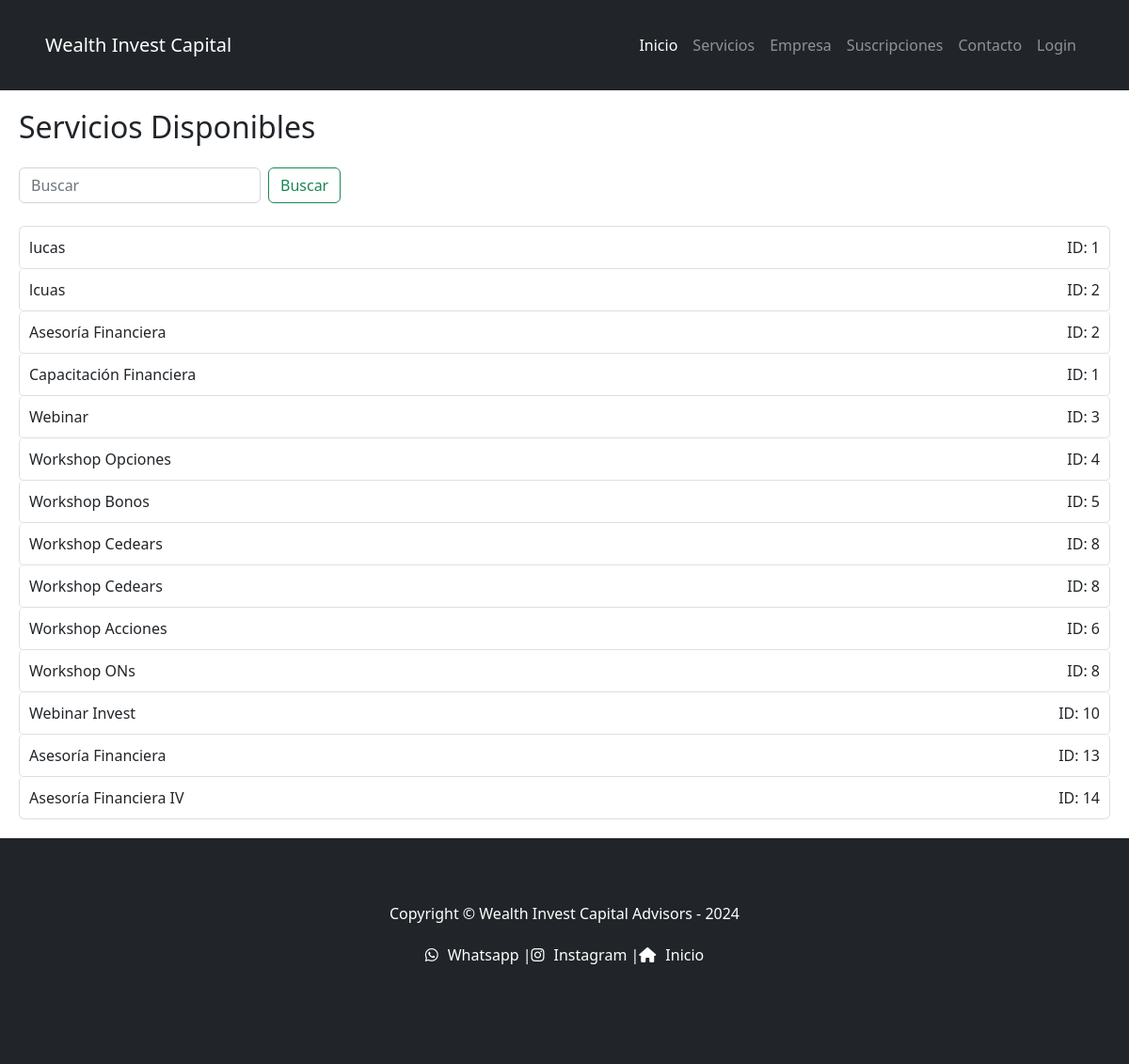
The app's page /app/buscar/, older data.
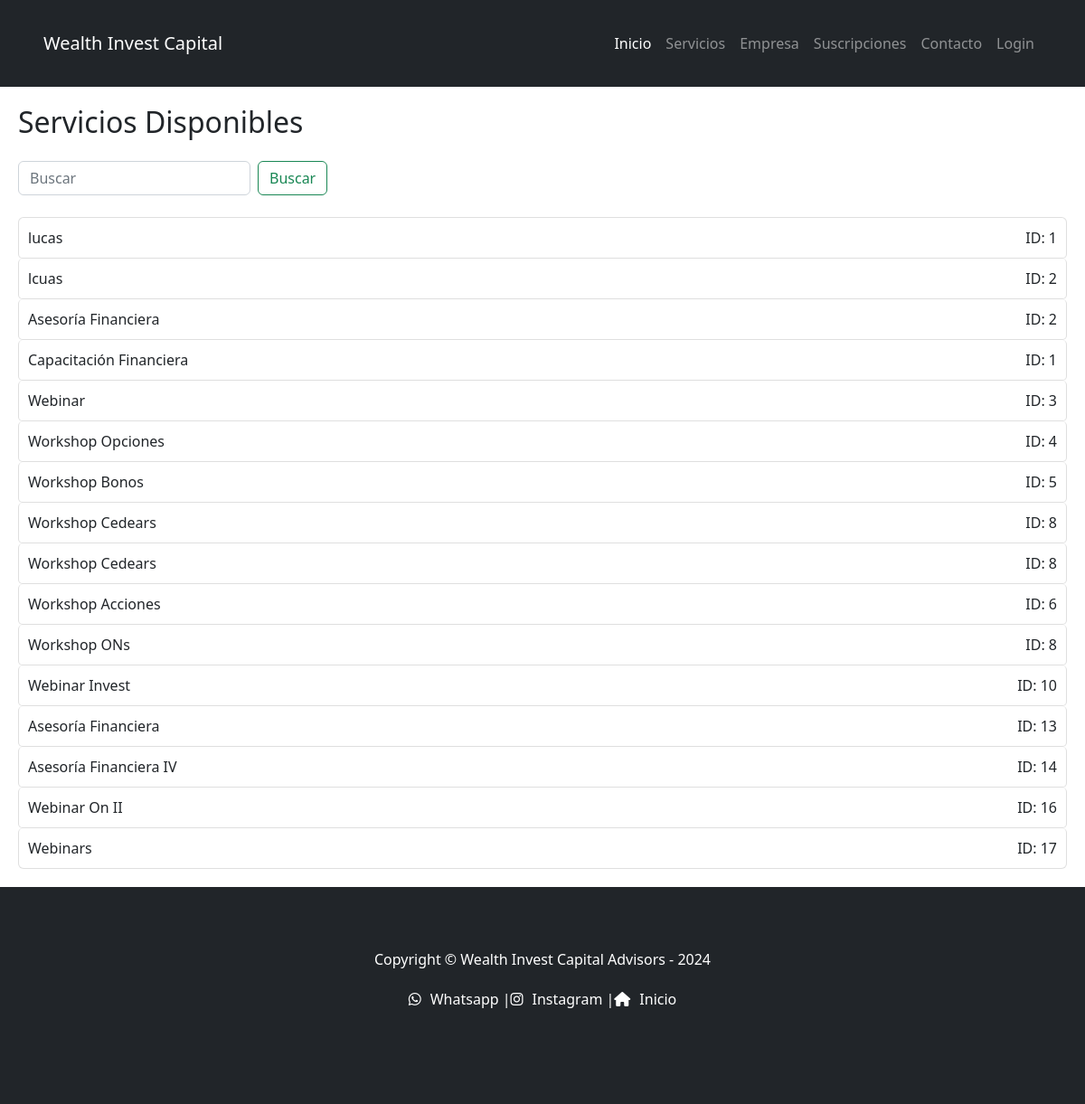
The same page, newer data.
### app/models.py (models this page shows, shortened)
class servicios(models.Model):
    servicio = models.CharField(max_length=40)
    id_servicio = models.IntegerField()

### app/views.py (the view)
# urls.py: path('buscar/', views.buscar_form_con_api, name='buscar_form_con_api'),
def buscar_form_con_api(request):
    query = request.GET.get('q', '')
    servicios = f_servicios.objects.filter(servicio__icontains=query)  # Ahora 'servicios' hace referencia a la clase
    return render(request, 'app/buscar_form_con_api.html', {'servicios': servicios})

### app/templates/app/buscar_form_con_api.html (shortened to what this page needs)
<!DOCTYPE html>
{% load static %}
<html lang="en">
    <head>
        <link href="https://cdn.jsdelivr.net/npm/bootstrap-icons@1.4.1/font/bootstrap-icons.css" rel="stylesheet" />
        <link href="{% static 'app/css/styles.css'%}" rel="stylesheet" />
    </head>
    <body>
        <!DOCTYPE html>
        <html lang="es">
        <head>
            <link href="https://stackpath.bootstrapcdn.com/bootstrap/4.5.2/css/bootstrap.min.css" rel="stylesheet">
            <link href="{% static 'app/css/styles.css'%}" rel="stylesheet">
        </head>
        <nav class="navbar navbar-expand-lg navbar-dark bg-dark">
            <div class="container px-5">
                <a class="navbar-brand" href="{% url 'Inicio'%}">Wealth Invest Capital</a>
                <div class="collapse navbar-collapse" id="navbarSupportedContent">
                    <ul class="navbar-nav ms-auto mb-2 mb-lg-0">
                        <li class="nav-item"><a class="nav-link active" aria-current="page" href="{% url 'Inicio'%}">Inicio</a></li>
                        <li class="nav-item"><a class="nav-link" href="{% url 'Servicios'%}">Servicios</a></li>
                        <li class="nav-item"><a class="nav-link" href="{% url 'Empresa'%}">Empresa</a></li>
                        <li class="nav-item"><a class="nav-link" href="{% url 'Suscripciones'%}">Suscripciones</a></li>
                        <li class="nav-item"><a class="nav-link" href="{% url 'Contacto' %}">Contacto</a></li>
                        <li class="nav-item"><a class="nav-link" href="{% url 'Login'%}">Login</a></li>
                    </ul>
                </div>
            </div>
        </nav>
    </head>
        </body>
        </html>
<!DOCTYPE html>
<html lang="es">
<head>
</head>
<body>
    <div class="container">
        <h2 class="mb-4">Servicios Disponibles</h2>
        <form method="get" class="form-inline mb-4">
            <input class="form-control mr-sm-2" type="search" placeholder="Buscar" aria-label="Buscar" name="q">
            <button class="btn btn-outline-success my-2 my-sm-0" type="submit">Buscar</button>
        </form>
        {% if servicios %}
            <ul class="list-group">
            {% for servicio in servicios %}
                <li class="list-group-item d-flex justify-content-between align-items-center">
                    {{ servicio.servicio }}
                    <span>ID: {{ servicio.id_servicio }}</span>
                </li>
            {% endfor %}
            </ul>
        {% else %}
            <p class="lead">No se encontraron servicios.</p>
        {% endif %}
    </div>
</body>
</html>
        <!DOCTYPE html>
        <html lang="es">
        <head>
            <link rel="stylesheet" href="https://cdnjs.cloudflare.com/ajax/libs/font-awesome/6.0.0-beta3/css/all.min.css"
>
        </head>
        <body>
            <footer class="py-5 bg-dark">
                <div class="container px-5">
                    <p class="m-0 text-center text-white">Copyright &copy; Wealth Invest Capital Advisors - 2024</p>
                    <div class="footer-content">
                        <ul class="social-links">
                            <li><a href="https://wa.me/1234567890" target="_blank"><i class="fab fa-whatsapp"></i> Whatsapp |</a></li>
                            <li><a href="https://instagram.com/your_instagram_username" target="_blank"><i class="fab fa-instagram"></i> Instagram |</a></li>
                            <li><a href="{% url 'Inicio' %}" target="_blank"><i class="fas fa-home"></i> Inicio</a></li>
                        </ul>
                    </div>
                </div>
            </footer>
        </body>
        </html>
    </body>
</html>

Row changes from the older to the newer data that the page shows:
added servicios: servicio "Webinar On II", id_servicio "16"
added servicios: servicio "Webinars", id_servicio "17"
